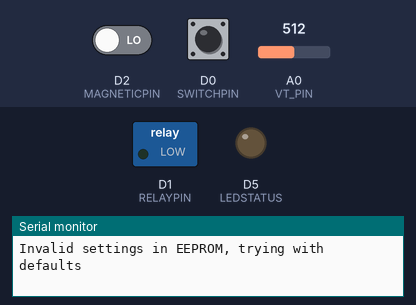
A sketch run on a simulated ESP8266 (NodeMCU). Shown: switched loads named in the sketch (green lamp = pin HIGH), output pins drawn as LEDs (lit = HIGH), the last lines printed to the serial monitor. The test bench sets the inputs (shaded band); at power-on: D2 (MAGNETICPIN) LOW, D0 (SWITCHPIN) HIGH, A0 (VT_PIN) = 512. WiFi joins after 1.5 s; servers stay silent unless stated; EEPROM starts erased.

Above: at 0.1 s.
At 0.7 s:
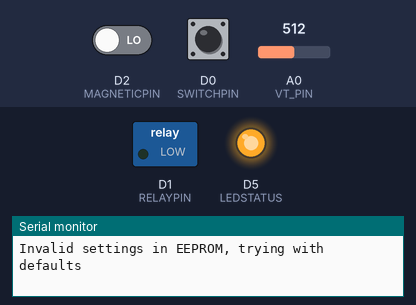
At 2.7 s:
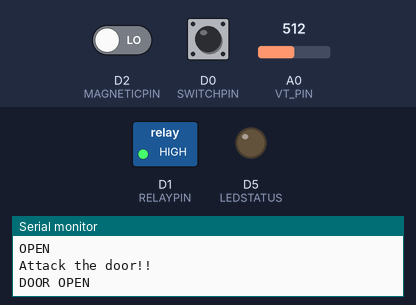
2.8 s: D2 (MAGNETICPIN) driven HIGH
Timing chart, 0 to 5.8 s (numbered marks = the images above; inputs shaded):
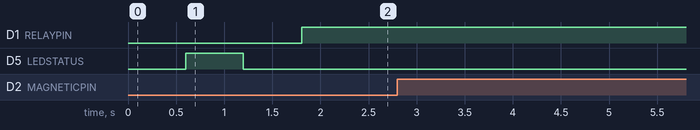

The sketch:

MARKV_2.ino
```cpp
#include <EEPROM.h>
#include <Ticker.h>
#include <WiFiManager.h>
#include <ESP8266WiFi.h>
#include <BlynkSimpleEsp8266.h>
#include <TridentTD_LineNotify.h>
#define BLYNK_PRINT Serial
#define BLYNK_MAX_SENDBYTES 256
#define EEPROM_SALT 12663

#define CLOSED 0
#define OPENED 1
#define VT_PIN A0
#define AT_PIN A0
#define RELAYPIN D1
#define MAGNETICPIN D2
#define SWITCHPIN D0
#define LEDSTATUS D5

typedef struct
{
  int salt = EEPROM_SALT;
  char blynkToken[33] = "";
  char lineToken[45] = "";
  char namedevice[20] = "";
} WMSettings;
WMSettings settings;

bool BLYNK_ENABLED = true;
bool LINE_ENABLED = true;
bool shouldSaveConfig = false;
bool CHECKCLOSES = false;
bool CHECKOPENS = false;
bool STATUSDOOR = false;
bool STATUSRELAY = false;
bool STATUSSWITCH = false;
bool RESET = false;

float VOLTAGE, CURRENT;

int VT_TEMP, AT_TEMP;
int BT1, BT2, BTRESET;
int DOORSTATE = 0;

WiFiManager wifiManager;
Ticker ticker;

WidgetLED LED_RED_OPEN(V3);
WidgetLED LED_BLUE_CLOSE(V4);
WidgetLED LED_ALERT(V8);

BLYNK_CONNECTED()
{
  Blynk.syncVirtual(V0);
  Blynk.syncVirtual(V1);
  Blynk.syncVirtual(V2);
  Blynk.syncVirtual(V3);
  Blynk.syncVirtual(V4);
  Blynk.syncVirtual(V5);
  Blynk.syncVirtual(V6);
  Blynk.syncVirtual(V7);
  Blynk.syncVirtual(V8);
  Blynk.syncVirtual(V9);
  Blynk.syncAll();
}
BLYNK_WRITE(V0)
{
  BT1 = param.asInt();
  if (BT1 == 0)
  {
    CHECKCLOSES = true;
  }
  if (BT1 == 1)
  {
    CHECKOPENS = true;
  }
}
BLYNK_WRITE(V7)
{
  BT2 = param.asInt();
  if (BT2 == 0)
  {
    CHECKCLOSES = true;
  }
  if (BT2 == 1)
  {
    CHECKOPENS = true;
  }
}
BLYNK_WRITE(V9)
{
  BTRESET = param.asInt();
  if (BTRESET == 1)
  {
    RESET = true;
  }
}
void RELAYCLOSE()
{
  STATUSRELAY = false;
  digitalWrite(RELAYPIN, LOW);
}
void RELAYOPEN()
{
  STATUSRELAY = true;
  digitalWrite(RELAYPIN, HIGH);
}
void SWITCH()
{
  if (digitalRead(SWITCHPIN) == LOW)
  {
    STATUSSWITCH = false;
  }
  if (digitalRead(SWITCHPIN) == HIGH)
  {
    STATUSSWITCH = true;
  }
}
void DOOR()
{
  if (digitalRead(MAGNETICPIN) == HIGH && DOORSTATE == OPENED)
  {
    DOORSTATE = CLOSED;
    STATUSDOOR = false;
    Serial.println("CLOSE");
  }
  if (digitalRead(MAGNETICPIN) == LOW && DOORSTATE == CLOSED)
  {
    DOORSTATE = OPENED;
    STATUSDOOR = true;
    Serial.println("OPEN");
  }
}
void tick()
{
  int state = digitalRead(LEDSTATUS);
  digitalWrite(LEDSTATUS, !state);
}
void saveConfigCallback()
{
  Serial.println("Should save config");
  shouldSaveConfig = true;
}
void configModeCallback(WiFiManager *myWiFiManager)
{
  Serial.println("Entered config mode");
  Serial.println(WiFi.softAPIP());
  Serial.println(myWiFiManager->getConfigPortalSSID());
  ticker.attach(0.2, tick);
  Serial.println("  Enter Config Wifi ");
}
void resetFactory()
{
  wifiManager.resetSettings();
  WMSettings defaults;
  settings = defaults;
  EEPROM.begin(512);
  EEPROM.put(0, settings);
  EEPROM.end();
  Serial.println("ResetFactory");
  LINE.notify("รีเซ็ตค่าในอุปกรณ์เรียบร้อยแล้ว :)");
  delay(500);
  WiFi.disconnect();
  delay(500);
  ESP.reset();
  delay(500);
}

void setup()
{

  Serial.begin(115200);
  pinMode(RELAYPIN, OUTPUT);
  digitalWrite(RELAYPIN, LOW);
  pinMode(SWITCHPIN, INPUT);
  digitalWrite(SWITCHPIN, LOW);
  pinMode(MAGNETICPIN, INPUT);

  LED_RED_OPEN.off();
  LED_BLUE_CLOSE.off();
  LED_ALERT.off();

  //wifiManager.resetSettings();

  pinMode(LEDSTATUS, OUTPUT);
  ticker.attach(0.6, tick);

  wifiManager.setAPCallback(configModeCallback);
  wifiManager.setConfigPortalTimeout(180);

  EEPROM.begin(512);
  EEPROM.get(0, settings);
  EEPROM.end();

  if (settings.salt != EEPROM_SALT)
  {
    Serial.println("Invalid settings in EEPROM, trying with defaults");
    WMSettings defaults;
    settings = defaults;
  }

  Serial.println(settings.blynkToken);
  Serial.println(settings.lineToken);
  Serial.println(settings.namedevice);

  WiFiManagerParameter custom_blynk_token("blynk-token", "blynk token", settings.blynkToken, 33);
  wifiManager.addParameter(&custom_blynk_token);
  WiFiManagerParameter custom_line_token("line-token", "line token", settings.lineToken, 45);
  wifiManager.addParameter(&custom_line_token);
  WiFiManagerParameter custom_name_device("name-device", "name device", settings.namedevice, 20);
  wifiManager.addParameter(&custom_name_device);
  wifiManager.setSaveConfigCallback(saveConfigCallback);

  if (!wifiManager.autoConnect("SMARTLOCKALERT"))
  {
    Serial.println("failed to connect and hit timeout");
    delay(500);
    ESP.reset();
    delay(1000);
  }
  if (shouldSaveConfig)
  {
    Serial.println("Saving config");
    strcpy(settings.blynkToken, custom_blynk_token.getValue());
    strcpy(settings.lineToken, custom_line_token.getValue());
    strcpy(settings.namedevice, custom_name_device.getValue());
    Serial.println(settings.blynkToken);
    Serial.println(settings.lineToken);
    Serial.println(settings.namedevice);
    EEPROM.begin(512);
    EEPROM.put(0, settings);
    EEPROM.end();
  }
  if (strlen(settings.blynkToken) == 0)
  {
    BLYNK_ENABLED = false;
  }
  if (strlen(settings.lineToken) == 0)
  {
    LINE_ENABLED = false;
  }
  if (BLYNK_ENABLED)
  {
    Blynk.config(settings.blynkToken);
  }
  if (LINE_ENABLED)
  {
    LINE.setToken(settings.lineToken);
    LINE.notifySticker(String(settings.namedevice) + " LINE...CONNECTED SUCCESS :)", 2, 34);
  }
  Serial.println("CONNECTED SUCCESS :)");
  ticker.detach();
  digitalWrite(LEDSTATUS, LOW);
}
void loop()
{

  if (BLYNK_ENABLED)
  {
    Blynk.run();
  }
  if (!Blynk.connected())
  {
    Blynk.connect();
  }
  if (RESET)
  {
    resetFactory();
    RESET = false;
  }
  DOOR();
  SWITCH();
  Blynk.virtualWrite(V1, STATUSDOOR);  // MAGNETIC
  Blynk.virtualWrite(V2, STATUSRELAY); // RELAY
  VT_TEMP = analogRead(VT_PIN);
  VOLTAGE = VT_TEMP * (3.40 / 1023.0) * 5;
  AT_TEMP = analogRead(AT_PIN);
  CURRENT = AT_TEMP * (3.40 / 1023.0);
  Blynk.virtualWrite(V5, VOLTAGE);
  Blynk.virtualWrite(V6, CURRENT);

  if ((STATUSDOOR == false) && (STATUSRELAY == false))
  {
    LED_ALERT.off();
  }
  if ((STATUSDOOR == true) && (STATUSRELAY == false))
  {
    //BUZZERON();
    RELAYCLOSE();
    LED_ALERT.on();
    LED_BLUE_CLOSE.off();
    Blynk.virtualWrite(V0, STATUSRELAY);
    Blynk.virtualWrite(V1, STATUSDOOR);
    LINE.notifySticker(String(settings.namedevice) + " Attack the door!!", 2, 43);
    Serial.println("Attack the door!!");
  }
  if (BT1 == 0 && CHECKCLOSES == true)
  {
    RELAYCLOSE();
    LED_RED_OPEN.off();
    LED_BLUE_CLOSE.on();
    Blynk.virtualWrite(V0, STATUSRELAY);
    LINE.notifySticker(String(settings.namedevice) + " DOOR CLOSE!!", 2, 41);
    Serial.println("DOOR CLOSE");
    CHECKCLOSES = false;
  }
  if (BT1 == 1 && CHECKOPENS == true)
  {
    RELAYOPEN();
    LED_RED_OPEN.on();
    LED_BLUE_CLOSE.off();
    Blynk.virtualWrite(V0, STATUSRELAY);
    LINE.notifySticker(String(settings.namedevice) + " DOOR OPEN!!", 2, 40);
    Serial.println("DOOR OPEN");
    CHECKOPENS = false;
  }
  if (BT2 == 0 && CHECKCLOSES == true)
  {
    RELAYCLOSE();
    LED_RED_OPEN.off();
    LED_BLUE_CLOSE.on();
    Blynk.virtualWrite(V0, STATUSRELAY); // RELAY
    LINE.notifySticker(String(settings.namedevice) + " DOOR CLOSE!!", 2, 41);
    Serial.println("DOOR CLOSE");
    CHECKCLOSES = false;
  }
  if (BT2 == 1 && CHECKOPENS == true)
  {
    RELAYOPEN();
    LED_RED_OPEN.on();
    LED_BLUE_CLOSE.off();
    Blynk.virtualWrite(V0, STATUSRELAY); // RELAY
    LINE.notifySticker(String(settings.namedevice) + " DOOR OPEN!!", 2, 40);
    Serial.println("DOOR OPEN");
    CHECKOPENS = false;
  }
  if (STATUSSWITCH)
  {
    RELAYOPEN();
    LED_RED_OPEN.on();
    LED_BLUE_CLOSE.off();
    Blynk.virtualWrite(V0, STATUSRELAY); // RELAY
    LINE.notifySticker(String(settings.namedevice) + " DOOR OPEN!!", 2, 40);
    Serial.println("DOOR OPEN");
    delay(3000);
    RELAYCLOSE();
    LED_RED_OPEN.off();
    LED_BLUE_CLOSE.on();
    Blynk.virtualWrite(V0, STATUSRELAY); // RELAY
    LINE.notifySticker(String(settings.namedevice) + " DOOR CLOSE!!", 2, 41);
    Serial.println("DOOR CLOSE");
    CHECKOPENS = false;
    CHECKCLOSES = false;
  }
}
```
